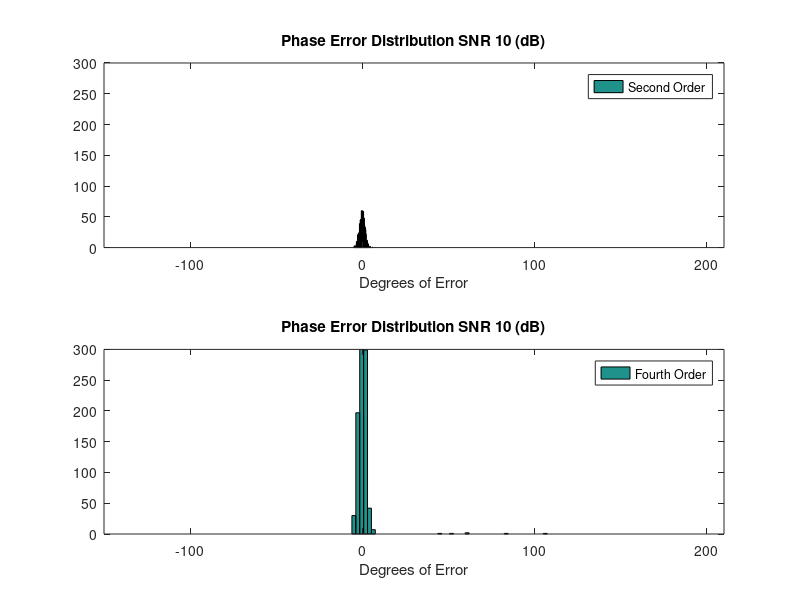
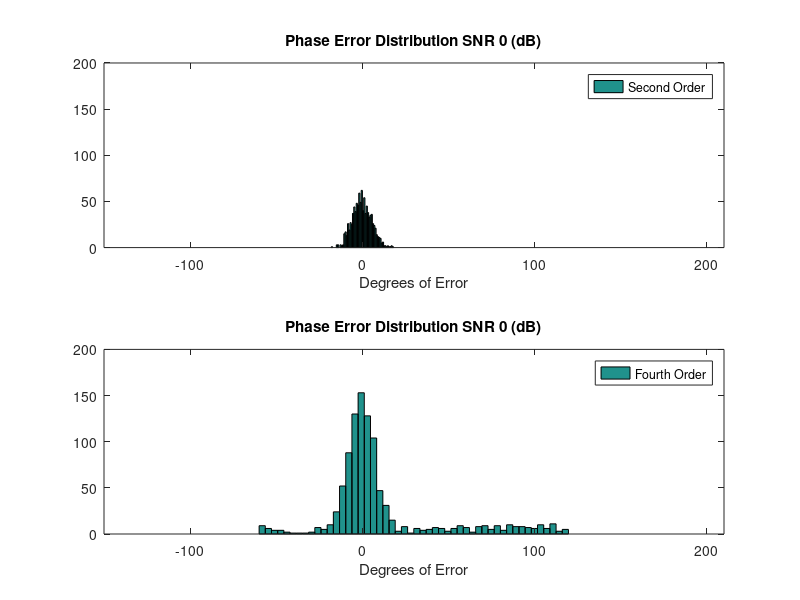
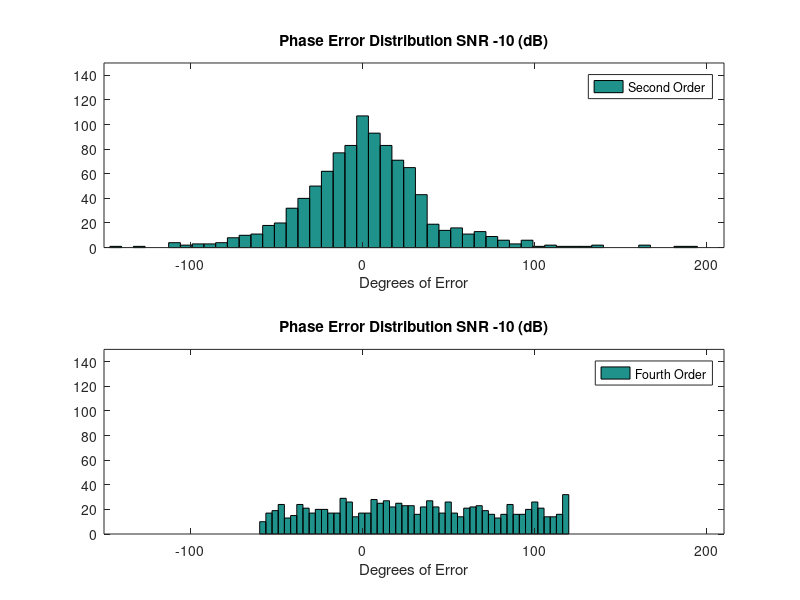

Source code (MATLAB) for these figures, in order:
%% Error Calculations Second and Fourth
clc;clear;
%% Initializations
alpha = 1;

pol_signal_one = [1;-1;0]./sqrt(2);
pol_cum_signal_one = [1;1;0;-1;0;0]./sqrt(3); %ground

S_O = 30;
signal_one_offset = S_O*pi/180;

Averaged_samples = 1000;
Window = 49;    %size of window


phase_dist_second_10 = zeros(1,Averaged_samples);
mag_dist_second_10 = zeros(1,Averaged_samples);

phase_dist_second_0 = zeros(1,Averaged_samples);
mag_dist_second_0 = zeros(1,Averaged_samples);

phase_dist_second_n10 = zeros(1,Averaged_samples);
mag_dist_second_n10 = zeros(1,Averaged_samples);

phase_dist_fourth_10 = zeros(1,Averaged_samples);
mag_dist_fourth_10 = zeros(1,Averaged_samples);

phase_dist_fourth_0 = zeros(1,Averaged_samples);
mag_dist_fourth_0 = zeros(1,Averaged_samples);

phase_dist_fourth_n10 = zeros(1,Averaged_samples);
mag_dist_fourth_n10 = zeros(1,Averaged_samples);

SNR = [-10 ,0, 10];
%% Generic Loop Calculations

for SNR_sample = 1:length(SNR);
    
    Noise = (10^(-SNR(SNR_sample)/20))/sqrt(3);
    
    for sample = 1:Averaged_samples
        %% Random Statistics Used for Both second and forth order Algorithms
        
        signal_one =  pol_signal_one*(sqrt(-2*log(1-rand(1,Window))).*exp(1i*2*pi*rand(1,Window)));
        
        s1 = alpha*signal_one;
        s2 = alpha*exp(1i*signal_one_offset)*signal_one ;
        
        s1_Noise = s1 + Noise*sqrt(-2*log(1-rand(3,Window))).*exp(1i*2*pi*rand(3,Window));
        s2_Noise = s2 + Noise*sqrt(-2*log(1-rand(3,Window))).*exp(1i*2*pi*rand(3,Window));
        %% Second order Statistics
        S1_2 = [s1_Noise(1,:)
            s1_Noise(2,:)
            s1_Noise(3,:)];
        
        S2_2 = [s2_Noise(1,:)
            s2_Noise(2,:)
            s2_Noise(3,:)];
        
        R1_2 = S1_2*S1_2'/Window;
        R2_2 = S1_2*S2_2'/Window;
        
        [eigenvect_2,eigenval_2] = eig(pinv(R1_2)*R2_2);
        
        polarfilter_2 = abs(pol_signal_one'*eigenvect_2);
        [~,srt_2] = sort(polarfilter_2,'descend');
        if (SNR(SNR_sample) == 10)
            phase_dist_second_10(sample) = ((signal_one_offset + angle(eigenval_2(srt_2(1),srt_2(1)))));
            mag_dist_second_10(sample) =  (abs(eigenval_2(srt_2(1),srt_2(1))));
            
        elseif (SNR(SNR_sample) == 0)
            phase_dist_second_0(sample) = ((signal_one_offset + angle(eigenval_2(srt_2(1),srt_2(1)))));
            mag_dist_second_0(sample) = (abs(eigenval_2(srt_2(1),srt_2(1))));
            
            
        elseif (SNR(SNR_sample) == -10)
            phase_dist_second_n10(sample) = ((signal_one_offset + angle(eigenval_2(srt_2(1),srt_2(1)))));
            mag_dist_second_n10(sample) = (abs(eigenval_2(srt_2(1),srt_2(1))));
            
        end
        %% Fourth Order Statistics
        S1_4 = [s1_Noise(1,:).*s1_Noise(1,:)
            s1_Noise(2,:).*s1_Noise(2,:)
            s1_Noise(3,:).*s1_Noise(3,:)
            s1_Noise(1,:).*s1_Noise(2,:)
            s1_Noise(1,:).*s1_Noise(3,:)
            s1_Noise(2,:).*s1_Noise(3,:)];
        
        S2_4 = [s2_Noise(1,:).*s2_Noise(1,:)
            s2_Noise(2,:).*s2_Noise(2,:)
            s2_Noise(3,:).*s2_Noise(3,:)
            s2_Noise(1,:).*s2_Noise(2,:)
            s2_Noise(1,:).*s2_Noise(3,:)
            s2_Noise(2,:).*s2_Noise(3,:)];
        
        R1_4 = S1_4*S1_4'/Window;
        R2_4 = S1_4*S2_4'/Window;
        
        [eigenvec_4,eigenval_4] = eig(pinv(R1_4)*R2_4);
        
        polarfilter_4 = abs(pol_cum_signal_one'*eigenvec_4);
        [~,srt_4] = sort(polarfilter_4,'descend');
        if (SNR(SNR_sample) == 10)
            phase_dist_fourth_10(sample) = ((signal_one_offset + 0.5*angle(eigenval_4(srt_2(1),srt_2(1)))));
            mag_dist_fourth_10(sample) = (abs(eigenval_4(srt_2(1),srt_2(1))));
            
        elseif (SNR(SNR_sample) == 0)
            phase_dist_fourth_0(sample) = ((signal_one_offset + 0.5*angle(eigenval_4(srt_2(1),srt_2(1)))));
            mag_dist_fourth_0(sample) =  (abs(eigenval_4(srt_2(1),srt_2(1))));
            
            
        elseif (SNR(SNR_sample) == -10)
            phase_dist_fourth_n10(sample) = ((signal_one_offset + 0.5*angle(eigenval_4(srt_2(1),srt_2(1)))));
            mag_dist_fourth_n10(sample) = (abs(eigenval_4(srt_2(1),srt_2(1))));
            
        end
    end
end
phase_dist_second_10 = (phase_dist_second_10)*180/pi;
phase_dist_second_0 = (phase_dist_second_0)*180/pi;
phase_dist_second_n10 = (phase_dist_second_n10)*180/pi;

phase_dist_fourth_10 = (phase_dist_fourth_10)*180/pi;
phase_dist_fourth_0 = (phase_dist_fourth_0)*180/pi;
phase_dist_fourth_n10 = (phase_dist_fourth_n10)*180/pi;

%% Plotting Results
bins = 50;
xmin = S_O-180;
xmax = S_O+180;
ymin = 0;
ymax = 300;

figure(1);
subplot(2,1,1);
hist(phase_dist_second_10,bins);
title('Phase Error Distribution SNR 10 (dB)');
xlabel('Degrees of Error');
legend('Second Order');
axis([xmin,xmax,ymin,ymax]);

% figure(4);
subplot(2,1,2);
hist(phase_dist_fourth_10,bins);
title('Phase Error Distribution SNR 10 (dB)');
xlabel('Degrees of Error');
legend('Fourth Order');
axis([xmin,xmax,ymin,ymax]);

ymax = 200;
figure(2);
subplot(2,1,1);
hist(phase_dist_second_0,bins);
title('Phase Error Distribution SNR 0 (dB)');
xlabel('Degrees of Error');
legend('Second Order');
axis([xmin,xmax,ymin,ymax]);

% figure(5);
subplot(2,1,2);
hist(phase_dist_fourth_0,bins);
title('Phase Error Distribution SNR 0 (dB)');
xlabel('Degrees of Error');
legend('Fourth Order');
axis([xmin,xmax,ymin,ymax]);

ymax = 150;
figure(3);
subplot(2,1,1);
hist(phase_dist_second_n10,bins);
title('Phase Error Distribution SNR -10 (dB)');
xlabel('Degrees of Error');
legend('Second Order');
axis([xmin,xmax,ymin,ymax]);

% figure(6);
subplot(2,1,2);
hist(phase_dist_fourth_n10,bins);
title('Phase Error Distribution SNR -10 (dB)');
xlabel('Degrees of Error');
legend('Fourth Order');
axis([xmin,xmax,ymin,ymax]);
